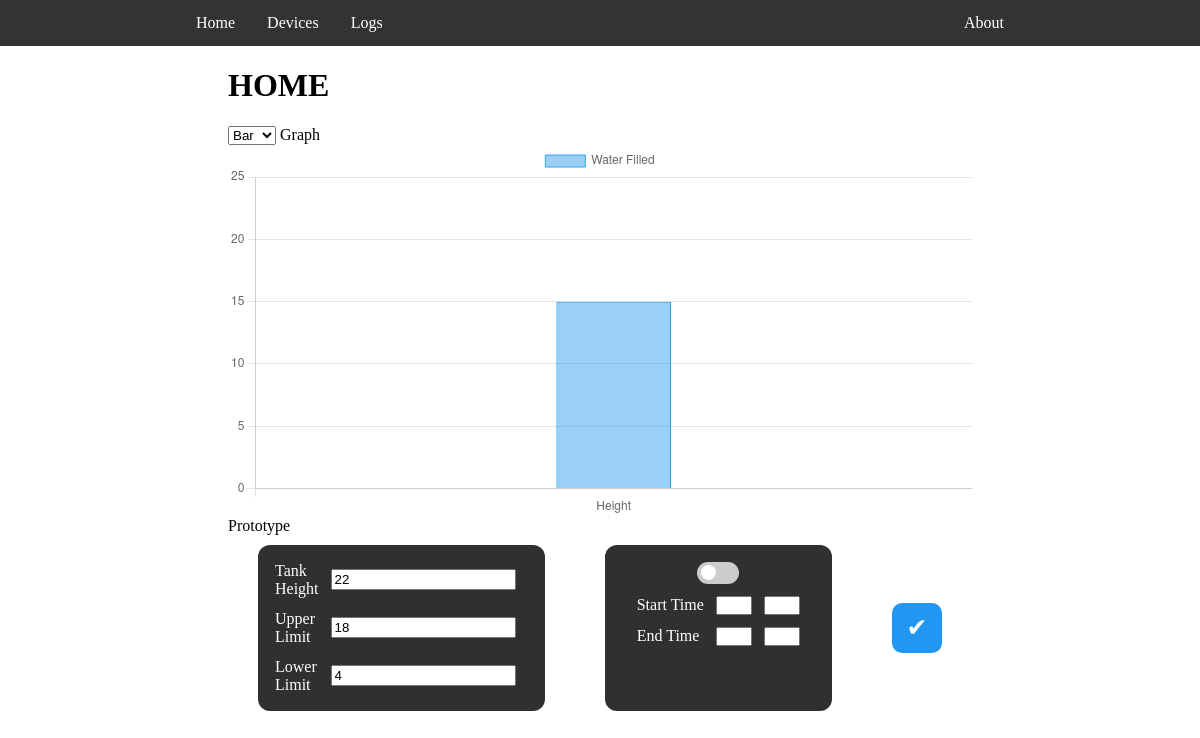
Before: /home/ with the older database file.
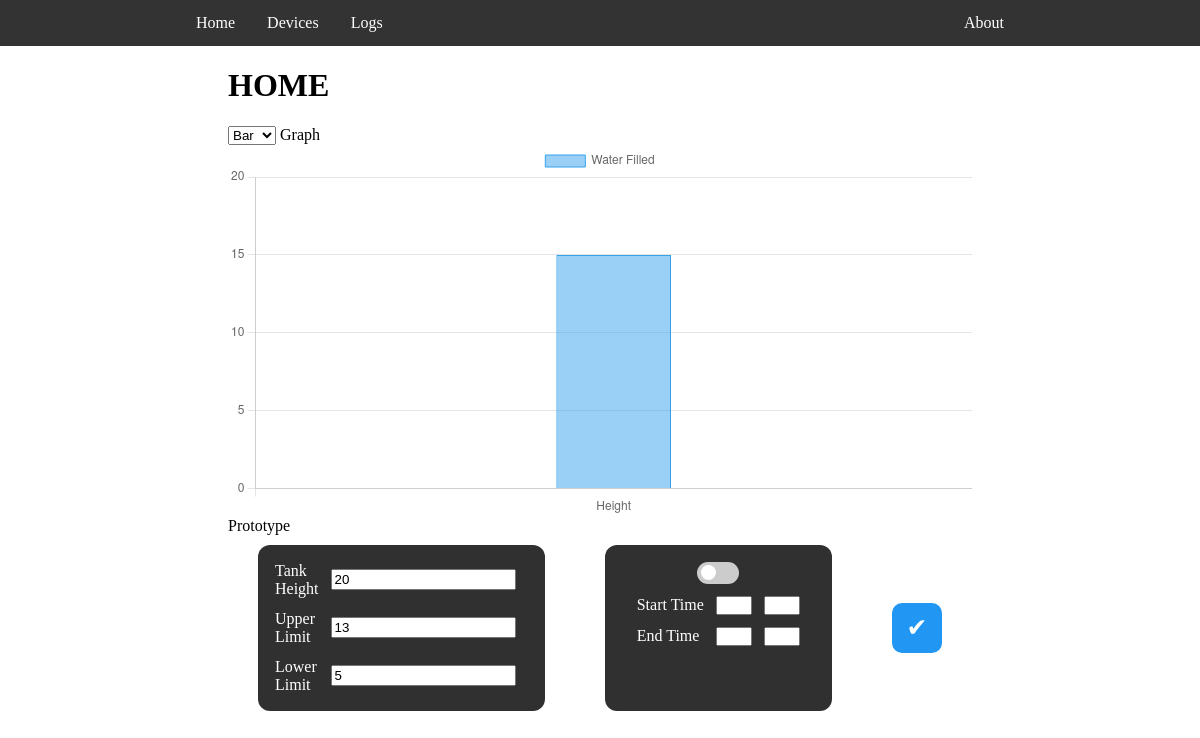
After: the same page with the newer database file.
### tank/models.py (models this page shows, shortened)
class Tank(models.Model):
    name=models.CharField(max_length=50)
    height=models.IntegerField()
    upper_limit=models.IntegerField()
    lower_threshold=models.IntegerField()

### tank/views.py (the view, shortened to what this page needs)
# urls.py: path('home/', views.home, name='home'),
def home(request):
    tank=Tank.objects.first()
    time_profile=TimeProfile.objects.first()
    return render(request, 'tank/home.html', {
            'title': 'Home',
            'tank': tank,
            'time_profile': time_profile
        })

### tank/templates/tank/home.html (shortened to what this page needs)
{% extends "tank/base.html" %}
{% block content %}
    <script>
        var socket=new WebSocket('ws://127.0.0.1:8000/ws/tank/');
        socket.onmessage = function(e){
            var djangoData=JSON.parse(e.data);
            //console.log(djangoData);
            {% comment %} var water_level={{tank.height}} - djangoData.value; {% endcomment %}
            var water_level=djangoData.value;
            //console.log(water_level);
            console.log({{time_profile.time_start}});
        // document.write("reached here");
            var newGraphData=graphData.data.datasets[0].data;
            newGraphData.shift();
            newGraphData.push(water_level);
            graphData.data.datasets[0].data=newGraphData;
            var status=djangoData.status;
            var newStatusData=graphData.data.labels;
            //console.log(status);
            newStatusData.shift();
            newStatusData.push(status);
            graphData.data.labels=newStatusData;
            myChart.update();
            //document.querySelector('#app').innerText=djangoData.value;
        }
    </script>
    <h1>HOME</h1>
    <select id="chartType" onchange="set_type(this);">
        <option value="bar">Bar</option>
    </select>
    Graph
    <div>
        <canvas id="myChart" width="800" height="400"></canvas>
    </div>
    {{tank.name}}
    <form action="{% url 'home' %}" name="metrics" method="POST" id="metrics">
        <div id="container">
            <div class="box">
                    <table>
                        <tr>
                            <td>Tank Height</td>
                            <td><input type="number" name="height" class="form" placeholder="Vertical size of the Tank" value="{{tank.height}}"></td>
                            <td rowspan=3>
                            </td>
                        </tr>
                        <tr>
                            <td>Upper Limit</td>
                            <td><input type="number" name="upper_limit" class="form" placeholder="Fill water upto __" value="{{tank.upper_limit}}"></td>
                        </tr>
                        <tr>
                            <td>Lower Limit</td>
                            <td><input type="number" name="lower_threshold" class="form" placeholder="Start filling from __" value="{{tank.lower_threshold}}"></td>
                        </tr>
                    </table>
            </div>
            <div class="box">
                    <table id="time">
                        <tr>
                            <td align="center" colspan="3">
                                <label class="toggle-switch">
                                    <span class="slider"></span>
                                </label>
                            </td>
                        </tr>
                        <tr>
                            <td>Start Time</td>
                            <td><input type="number" min="0" max="23" name="time_start_h" class="form" placeholder="" value="{{time_profile.time_start_h}}"></td>
                            <td><input type="number" min="0" max="59" name="time_start_m" class="form" placeholder="" value="{{time_profile.time_start_m}}"></td>
                        </tr>
                        <tr>
                            <td>End Time</td>
                            <td><input type="number" min="0" max="23" name="time_end_h" class="form" placeholder="" value="{{time_profile.time_end_h}}"></td>
                            <td><input type="number" min="0" max="59" name="time_end_m" class="form" placeholder="" value="{{time_profile.time_end_m}}"></td>
                        </tr>
                    </table>
            </div>
            <div id="done">
                <input type="submit" class="done-button" value="&#10004;">
            </div>
        </div>
    </form>
{% endblock content %}

Changed rows visible on the page:
changed Tank "Prototype": height "22" → "20"; upper_limit "18" → "13"; lower_threshold "4" → "5"
Other visible differences:
chart data {{ tank.height }}: 22 → 20
